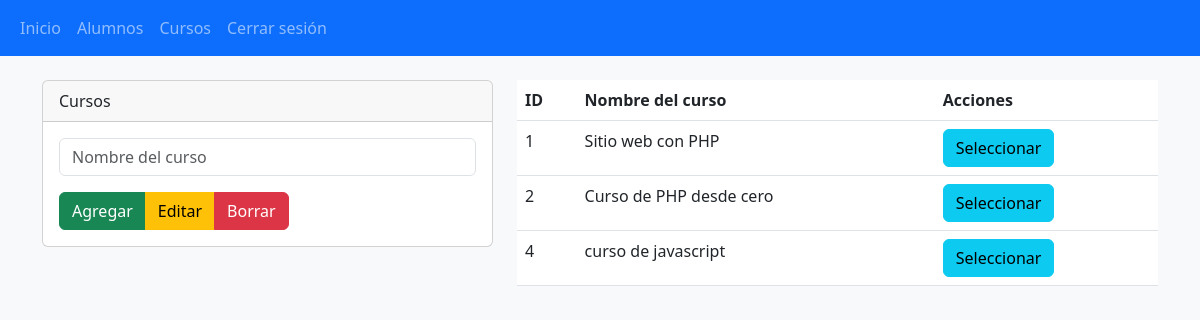
/secciones/vista_cursos.php (signed in), run on the app's committed database.
### tables this page shows
CREATE TABLE `cursos` (
  `id` int(255) NOT NULL,
  `nombre_curso` varchar(255) NOT NULL
);

### secciones/cursos.php (called while the page is built, shortened)
<?php
$conexionBD = BD::crearInstancia();
$nombre_curso = isset($_POST['nombre_curso']) ? $_POST['nombre_curso'] : '';
$consulta = $conexionBD->prepare("SELECT * FROM `cursos`");
$consulta->execute();
$listaCursos = $consulta->fetchAll();
?>

### secciones/vista_cursos.php (the view, shortened to what this page needs)
<?php include "../templates/cabecera.php"; ?>
<?php include "cursos.php"; ?>
<div class="row">
  <div class="col-12">
    <div class="row">
			<div class="col-md-5">
				<form action="" method="post">
					<div class="card">
						<div class="card-header">
							Cursos
						</div>
						<div class="card-body">
							<div class="mb-3">
								<input
									class="form-control"
									type="text"
									name="nombre_curso"
									id="nombre_curso"
									value="<?php echo $nombre_curso; ?>"
									placeholder="Nombre del curso"
									autocomplete="off"
									required
								/>
							</div>
							<div class="btn-group" role="group">
								<button type="submit" name="accion" value="agregar" class="btn btn-success">Agregar</button>
								<button type="submit" name="accion" value="editar" class="btn btn-warning">Editar</button>
								<button type="submit" name="accion" value="borrar" class="btn btn-danger">Borrar</button>
							</div>
						</div>
					</div>
				</form>
			</div>
			<div class="col-md-7 mt-4 mt-md-0">
				<table class="table">
					<thead>
						<tr>
							<th>ID</th>
							<th>Nombre del curso</th>
							<th>Acciones</th>
						</tr>
					</thead>
					<tbody>
						<?php foreach ($listaCursos as $curso){ ?>
							<tr>
								<td><?php echo $curso['id']; ?></td>
								<td><?php echo $curso['nombre_curso']; ?></td>
								<td>
									<form action="" method="post">
										<input class="btn btn-info" type="submit" value="Seleccionar" name="accion" />
									</form>
								</td>
							</tr>
						<?php }?>
					</tbody>
				</table>
			</div>
		</div>
  </div>
</div>
<?php include "../templates/pie.php"; ?>

### src/styles/index.css (style rules this page uses)
.select-none { user-select: none; }

### data on the page
cursos: id "1", nombre_curso "Sitio web con PHP"
cursos: id "2", nombre_curso "Curso de PHP desde cero"
cursos: id "4", nombre_curso "curso de javascript"
